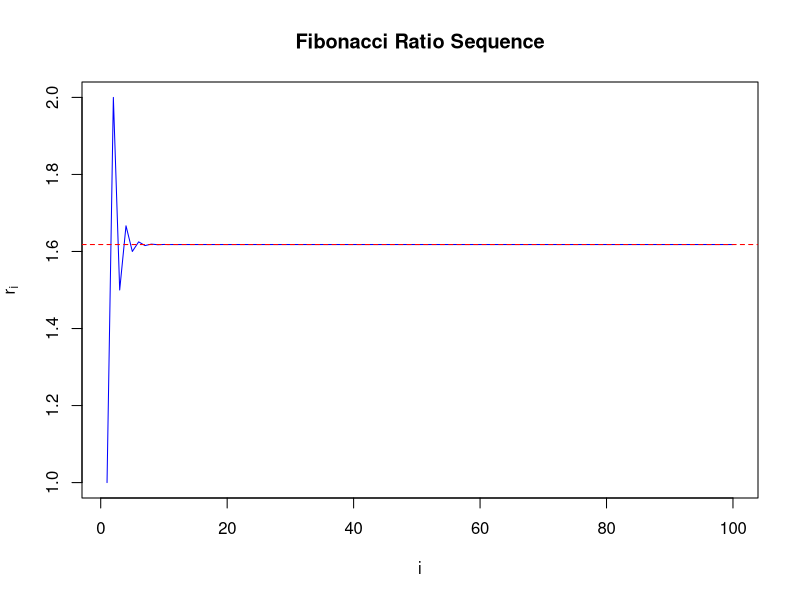
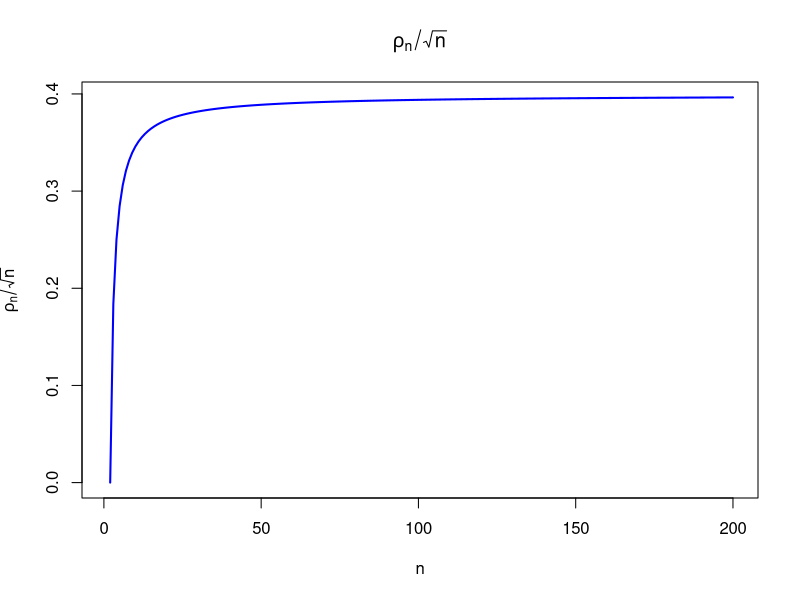
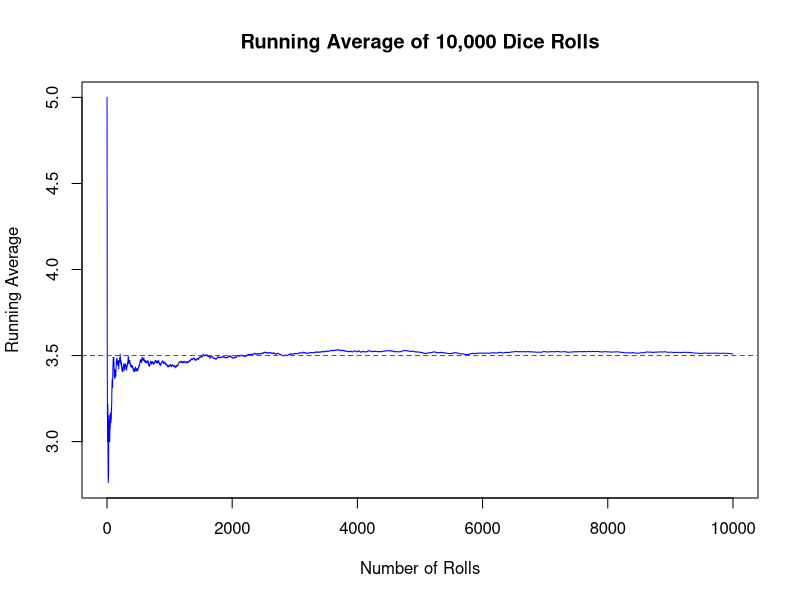
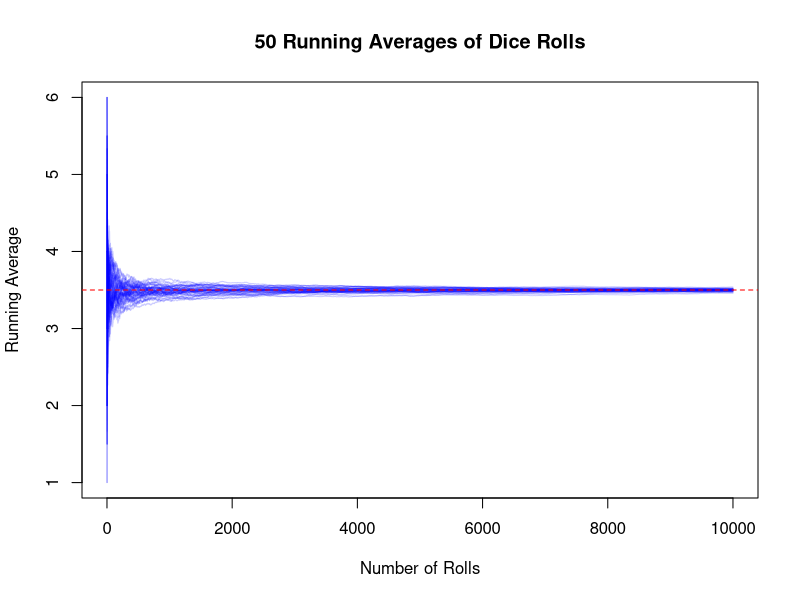
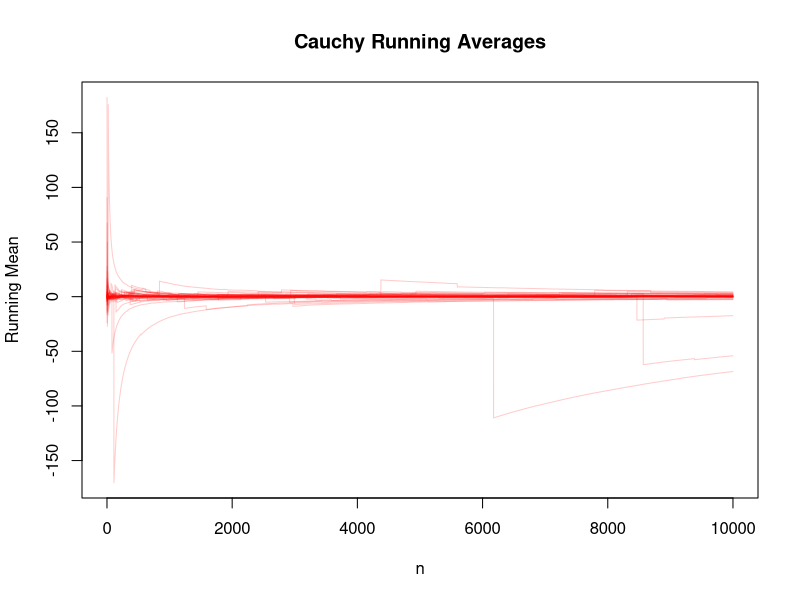
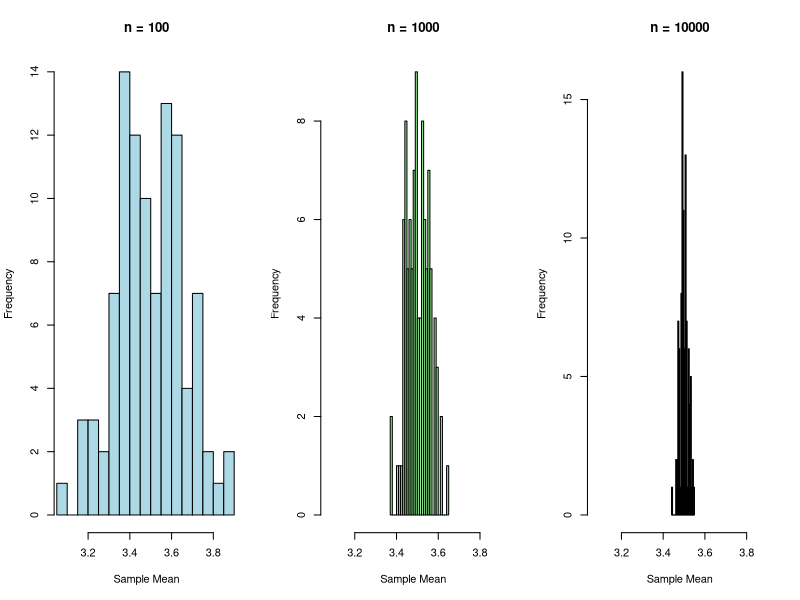
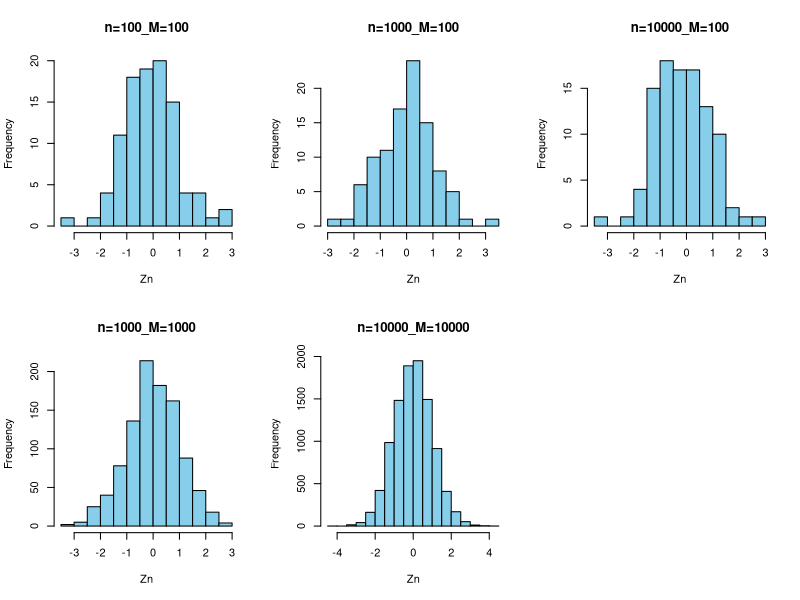

R code for these plots, in order:
## ---- chunk 1
knitr::opts_chunk$set(echo = TRUE)
## ---- chunk 2
fib_ratio_for <- function(n) {
  fib <- numeric(n + 1)
  fib[1] <- 1
  fib[2] <- 1
  for (i in 3:(n + 1)) {
    fib[i] <- fib[i - 1] + fib[i - 2]
  }
  return(fib[2:(n + 1)] / fib[1:n])
}
print(fib_ratio_for(10))
## ---- chunk 3
fib_ratio_while <- function(n){
  fib1 <- numeric(n + 1)
  fib1[1] <- 1
  fib1[2] <- 1
  i <- 3
  while (i <= (n+1)){
    fib1[i] <- fib1[i - 1] + fib1[i - 2]
    i <- i+1
  }
  return(fib1[2:(n + 1)] / fib1[1:n])
}
print(fib_ratio_while(20))
## ---- chunk 4
library(microbenchmark)

benchmark <- microbenchmark(
  fib_ratio_for_200 = fib_ratio_for(200),
  fib_ratio_while_200 = fib_ratio_while(200),
  fib_ratio_for_2000 = fib_ratio_for(2000),
  fib_ratio_while_2000 = fib_ratio_while(2000)
)
summary(benchmark)
## ---- chunk 5
ratios <- fib_ratio_for(100)
plot(ratios, type = "l", col = "blue", main = "Fibonacci Ratio Sequence",
     xlab = "i", ylab = expression(r[i]))
abline(h = (1 + sqrt(5)) / 2, col = "red", lty = 2)
## ---- chunk 6
rho_n <- function(n) {
  gamma((n - 1) / 2) / (gamma(1 / 2) * gamma((n - 2) / 2))
}
## ---- chunk 7
rho_n(2000)
## ---- chunk 8
rho_n_stable <- function(n) {
  log_rho <- lgamma((n - 1) / 2) - (lgamma(1 / 2) + lgamma((n - 2) / 2))
  exp(log_rho)
}
## ---- chunk 9
rho_n_stable(2000)
## ---- chunk 10
n_vals <- 1:200
ratios <- sapply(n_vals, function(n) rho_n_stable(n) / sqrt(n))

plot(n_vals, ratios, type = "l", col = "blue", lwd = 2,
     main = expression(rho[n] / sqrt(n)),
     xlab = "n", ylab = expression(rho[n] / sqrt(n)))
## ---- chunk 11
n <- 10000
rolls <- sample(1:6, n, replace = TRUE)
running_avg <- cumsum(rolls) / (1:n)
## ---- chunk 12
plot(running_avg, type = "l", col = "blue",
     main = "Running Average of 10,000 Dice Rolls",
     xlab = "Number of Rolls", ylab = "Running Average")
abline(h = 3.5, col = "red", lty = 2)
## ---- chunk 13
M <- 50
paths <- matrix(NA, nrow = n, ncol = M)

for (i in 1:M) {
  rolls <- sample(1:6, n, replace = TRUE)
  paths[, i] <- cumsum(rolls) / (1:n)
}
## ---- chunk 14
matplot(paths, type = "l", lty = 1, col = rgb(0, 0, 1, 0.2),
        xlab = "Number of Rolls", ylab = "Running Average",
        main = "50 Running Averages of Dice Rolls")
abline(h = 3.5, col = "red", lty = 2)
## ---- chunk 15
epsilon <- 0.01
max_iter <- 1e6

rolls_matrix <- matrix(sample(1:6, max_iter * M, replace = TRUE), nrow = max_iter, ncol = M)
running_avg <- matrix(NA, nrow = max_iter, ncol = M)

running_avg[1, ] <- rolls_matrix[1, ]
j <- 2
prop_in <- 0

while (j <= max_iter && prop_in < 0.95) {
  running_avg[j, ] <- (running_avg[j - 1, ] * (j - 1) + rolls_matrix[j, ]) / j
  prop_in <- mean(abs(running_avg[j, ] - 3.5) <= epsilon)
  j <- j + 1
}

cat("Stopped at n =", j - 1, "with proportion in range:", round(prop_in, 3))
## ---- chunk 16
cauchy_paths <- matrix(NA, nrow = n, ncol = M)

for (i in 1:M) {
  x <- rcauchy(n)
  cauchy_paths[, i] <- cumsum(x) / (1:n)
}
## ---- chunk 17
matplot(cauchy_paths, type = "l", lty = 1, col = rgb(1, 0, 0, 0.2),
        main = "Cauchy Running Averages",
        xlab = "n", ylab = "Running Mean")
## ---- chunk 18
get_means <- function(n, M) {
  replicate(M, mean(sample(1:6, n, replace = TRUE)))
}

means_100 <- get_means(100, 100)
means_1000 <- get_means(1000, 100)
means_10000 <- get_means(10000, 100)
## ---- chunk 19
x_limits <- range(c(means_100, means_1000, means_10000))

par(mfrow = c(1, 3))
hist(means_100, main = "n = 100", xlab = "Sample Mean", col = "lightblue",
     breaks = 20, xlim = x_limits)
hist(means_1000, main = "n = 1000", xlab = "Sample Mean", col = "lightgreen",
     breaks = 20, xlim = x_limits)
hist(means_10000, main = "n = 10000", xlab = "Sample Mean", col = "lightpink",
     breaks = 20, xlim = x_limits)
## ---- chunk 20
simulate_Zn <- function(n, M, mu = 3.5, sigma = sqrt(35/12)) {
  replicate(M, {
    x <- sample(1:6, n, replace = TRUE)
    (mean(x) - mu) / (sigma / sqrt(n))
  })
}

Z_data <- list(
  "n=100_M=100" = simulate_Zn(100, 100),
  "n=1000_M=100" = simulate_Zn(1000, 100),
  "n=10000_M=100" = simulate_Zn(10000, 100),
  "n=1000_M=1000" = simulate_Zn(1000, 1000),
  "n=10000_M=10000" = simulate_Zn(10000, 10000)
)
## ---- chunk 21
par(mfrow = c(2, 3))
for (name in names(Z_data)) {
  hist(Z_data[[name]], main = name, xlab = "Zn", breaks = 20, col = "skyblue")
}
## ---- chunk 22
cross_val_rmse <- function(df, n_splits=4) {
  test_indices <- split(1:nrow(df), cut(seq_along(1:nrow(df)), breaks=n_splits, labels=FALSE))
  rmse <- numeric(n_splits)
  for (i in seq_along(test_indices)) {
    train <- df[-test_indices[[i]], ]
    test <- df[test_indices[[i]], ]
    model <- lm(y ~ x, data=train)
    pred <- predict(model, test)
    rmse[i] <- sqrt(mean((pred - test$y)^2))}
  return(rmse)}
## ---- chunk 23
kwtest <- function (x, g, ...) 
{
    if (is.list(x)) {
        if (length(x) < 2L) 
            stop("'x' must be a list with at least 2 elements")
        if (!missing(g)) 
            warning("'x' is a list, so ignoring argument 'g'")
        if (!all(sapply(x, is.numeric))) 
            warning("some elements of 'x' are not numeric and will be coerced to numeric")
        k <- length(x)
        l <- lengths(x)
        if (any(l == 0L)) 
            stop("all groups must contain data")
        g <- factor(rep.int(seq_len(k), l))
        x <- unlist(x)
    }
    else {
        if (length(x) != length(g)) 
            stop("'x' and 'g' must have the same length")
        g <- factor(g)
        k <- nlevels(g)
        if (k < 2L) 
            stop("all observations are in the same group")
    }
    n <- length(x)
    if (n < 2L) 
        stop("not enough observations")
    r <- rank(x)
    TIES <- table(x)
    STATISTIC <- sum(tapply(r, g, sum)^2/tapply(r, g, length))
    STATISTIC <- ((12 * STATISTIC/(n * (n + 1)) - 3 * (n + 1))/(1 - 
        sum(TIES^3 - TIES)/(n^3 - n)))
    PARAMETER <- k - 1L
    PVAL <- pchisq(STATISTIC, PARAMETER, lower.tail = FALSE)
    names(STATISTIC) <- "Kruskal-Wallis chi-squared"
    names(PARAMETER) <- "df"
    RVAL <- list(statistic = STATISTIC, parameter = PARAMETER, 
        p.value = PVAL, method = "Kruskal-Wallis rank sum test")
    return(RVAL)
}
## ---- chunk 24
#1. define null and and alternative hypothesis
#2. check the data ensuring theres values and group labels and they’re in the right format
#3. state the level of alpha (e.g. 0.05, 0.01, etc.)
#4. calculate the degrees of freedom
#5. state the decision rule (using the degrees of freedom and alpha score, we get the threshold)
#6. combine all the data and rank them from smallest to largest. If there’s ties they get avg rank (R does it by default).
#7. then the group rank sums: count how many values and add up the ranks
#8. calculate test statistic H:
#   1.  H = (12 / (N*(N+1))) * SUM(results from step 4) -3*(N+1)
#9. if ties exist (same values across groups), adjust the ranking method to account for them
#10. use chi-squared distribution and the num of groups to get the p
#11. state results: if chi-square > decision rule, reject null hypothesis
#   1. else: accept null hypothesis"
## ---- chunk 25
#calling kwtest with a list
list1 <- list(
  group1 = c(3, 5, 4),
  group2 = c(8, 9, 7),
  group3 = c(2, 1, 6)
)

result_list <- kwtest(list1)
result_list
## ---- chunk 26
#calling it with vectors
x_vector <- c(3, 5, 4, 8, 9, 7, 2, 1, 6)
g_vector <- factor(c(1,1,1,2,2,2,3,3,3))

result_vector <- kwtest(x_vector, g_vector)
result_vector
## ---- chunk 27
fast_kw <- function(x, g) {
  if (is.list(x)) {
    if (length(x) < 2L)
      stop("'x' must be a list with at least 2 elements")
    if (!missing(g))
      warning("'x' is a list, so ignoring argument 'g'")
    if (!all(sapply(x, is.numeric)))
      warning("some elements of 'x' are not numeric and will be coerced to numeric")
    
    k <- length(x)
    l <- lengths(x)
    if (any(l == 0L))
      stop("all groups must contain data")
    
    g <- factor(rep.int(seq_len(k), l))
    x <- unlist(x)
  }
  else {
    if (length(x) != length(g))
      stop("'x' and 'g' must have the same length")
    
    g <- factor(g)
    k <- nlevels(g)
    if (k < 2L)
      stop("all observations are in the same group")
  }
  
  n <- length(x)
  
  #get ranks
  r <- rank(x)
  
  #calculate group rank sums and sizes
  rank_sums <- tapply(r, g, sum)
  group_sizes <- tapply(r, g, length)
  
  #calculate H
  H <- (12/(n*(n+1))) * sum(rank_sums^2/group_sizes) - 3*(n+1)
  
  return(H)
}
## ---- chunk 28
set.seed(1234)
m <- 1000 # number of repetitions
n <- 50   # number of individuals
X <- matrix(rt(m * n, df = 10), nrow = m)
grp <- rep(1:3, c(20, 20, 10))
## ---- chunk 29
kw_multiple_tests <- function(X, g) {
  #check if input is correct
  if (!is.matrix(X)) stop("X must be a matrix")
  if (ncol(X) != length(g)) stop("number of columns in X must match length of g")
  if (length(unique(g)) < 2) stop("need at least 2 groups")
  
  #store results in the results vector
  results <- numeric(nrow(X))
  
  #loop over rows and create results
  for (i in 1:nrow(X)) {
    results[i] <- kruskal.test(X[i, ], g)$statistic
  }
  
  return(results)
}
## ---- chunk 30
kwtest2 <- function(X, g) {
  #check if input is correct
  if (!is.matrix(X))
    stop("X must be a matrix")
  if (ncol(X) != length(g))
    stop("number of columns in X must match length of g")
  if (length(unique(g)) < 2)
    stop("need at least 2 groups")
  
  #store results in the results vector
  results <- numeric(nrow(X))
  
  #loop over rows and create results
  for (i in 1:nrow(X)) {
    results[i] <- kwtest(X[i, ], g)$statistic
  }
  
  return(results)
}
## ---- chunk 31
if (!require("microbenchmark")) install.packages("microbenchmark")
library(microbenchmark)

bench_results <- microbenchmark(
  original_kw = {
    sapply(1:nrow(X), function(i) kwtest(X[i,], grp)$statistic)
  },
  fast_kw = {
    sapply(1:nrow(X), function(i) fast_kw(X[i,], grp))
  },
  times = 3
)

bench_results
## ---- chunk 32
fast_kw_vectorized <- function(x, g) {
  #check for matrix input
  if (is.matrix(x)) {
    if (missing(g)) stop("for matrix input, group vector 'g' must be provided")
    if (ncol(x) != length(g)) stop("number of columns in x must match length of g")
    
    #vectorization of ranks
    ranks <- t(apply(x, 1, rank))
    
    g <- as.factor(g)
    k <- nlevels(g)
    n <- ncol(x)
    
    group_sums <- matrix(0, nrow = nrow(x), ncol = k)
    group_counts <- tabulate(g)
    
    for (i in seq_len(k)) {
      group_cols <- which(g == levels(g)[i])
      group_sums[, i] <- rowSums(ranks[, group_cols, drop = FALSE])
    }
    
    H <- (12/(n*(n+1))) * rowSums(group_sums^2/group_counts) - 3*(n+1)
    return(H)
  }
  
  if (is.list(x)) {
    if (length(x) < 2L)
      stop("'x' must be a list with at least 2 elements")
    if (!missing(g))
      warning("'x' is a list, so ignoring argument 'g'")
    if (!all(sapply(x, is.numeric)))
      warning("some elements of 'x' are not numeric and will be coerced to numeric")
    
    k <- length(x)
    l <- lengths(x)
    if (any(l == 0L))
      stop("all groups must contain data")
    
    g <- factor(rep.int(seq_len(k), l))
    x <- unlist(x)
  } else {
    if (length(x) != length(g))
      stop("'x' and 'g' must have the same length")
    
    g <- factor(g)
    k <- nlevels(g)
    if (k < 2L)
      stop("all observations are in the same group")
  }
  
  n <- length(x)

  #get ranks
  r <- rank(x)

  #calculate group rank sums and sizes
  rank_sums <- tapply(r, g, sum)
  group_sizes <- tapply(r, g, length)

  #calculate H
  H <- (12/(n*(n+1))) * sum(rank_sums^2/group_sizes) - 3*(n+1)
  
  return(H)}
## ---- chunk 33
bench_results2 <- microbenchmark(
  original = {
    sapply(1:nrow(X), function(i) kwtest(X[i,], grp)$statistic)
  },
  fast = {
    sapply(1:nrow(X), function(i) fast_kw(X[i,], grp))
  },
  vectorized = {
    fast_kw_vectorized(X, grp)
  },
  times = 3)

bench_results2
